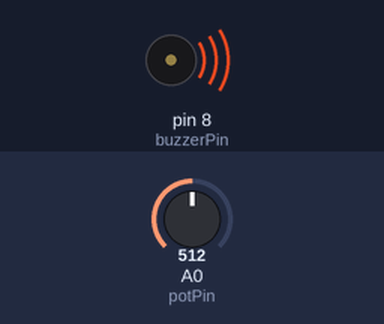
A sketch run on a simulated Arduino Uno, built with avr-gcc and run on an emulated ATmega328P. On the bench: buzzer (waves = sounding). The inputs (shaded band) are chosen by the test bench; at power-on: A0 (potPin) = 512.

Above: at 0.1 s.
Timing chart, 0 to 1.6 s (numbered marks = the images above):
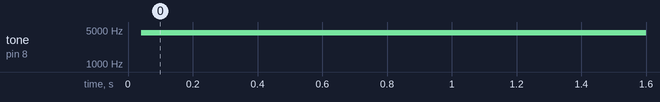

The sketch:

Passive_buzzer.ino
```cpp
#define buzzerPin 8
#define potPin A0
int potvalue;
int buzzdelay;
void setup() {
  pinMode(buzzerPin, OUTPUT);
  pinMode(potPin, INPUT);
  Serial.begin(9600);
}

void loop() {
  potvalue = analogRead(A0);
  buzzdelay = map(potvalue, 0, 1023, 0, 60 );

  digitalWrite(buzzerPin, HIGH);
  delayMicroseconds(buzzdelay);
  digitalWrite(buzzerPin, LOW);
  delayMicroseconds(buzzdelay);

}
```

Measured:
- by itself, tone on pin 8 (buzzerPin): silent → 4350 Hz at 0.04 s
